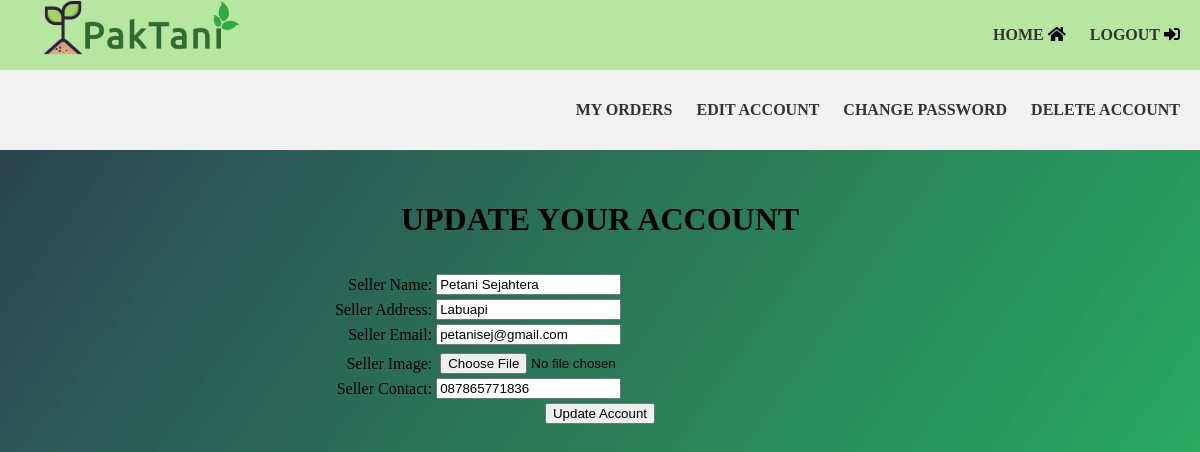
Page /VIEW/USER/PETANI/edit_account.php (signed in) on the committed database.
### tables this page shows
CREATE TABLE `petani` (
  `id_petani` int(11) NOT NULL,
  `nama` varchar(255) NOT NULL,
  `password` varchar(255) NOT NULL,
  `alamat` varchar(255) NOT NULL,
  `no_hp` varchar(255) NOT NULL,
  `email` varchar(255) NOT NULL,
  `gambar` varchar(255) NOT NULL,
  `id_admin` int(11) NOT NULL
);

### CONTROLLER/action_petani.php (called while the page is built, shortened)
<?php
$conn = mysqli_connect("localhost", "root", "", "petanidb");
function thisquery($query)
{
    global $conn;
    $result = mysqli_query($conn, $query);
    $rows  = [];
    while ($row = mysqli_fetch_assoc($result)) {
        $rows[] = $row;
    }
    return $rows;
}

### VIEW/USER/PETANI/edit_account.php (the view, shortened to what this page needs)
<?php
include '../../../CONTROLLER/action_petani.php';
$id = $_SESSION['id'];
$data = thisquery("SELECT * FROM petani WHERE id_petani = $id")[0];
?>
<!DOCTYPE html>
<html>
<head>
	<link rel="stylesheet" href="../../CSS/main.css">
	<link rel="stylesheet" href="https://use.fontawesome.com/releases/v5.8.2/css/all.css">
</head>
<body>
	<div class="subnavbar">
		<div class="logo">
		</div>
		<div class="menu">
			<a href="indexpetani.php">Home</a>
			<i class="fas fa-home"></i>
			<a href="../../../CONTROLLER/logout.php">Logout</a>
			<i class="fas fa-sign-in-alt"></i>
		</div>
	</div>
	<div class="navbar">
		<div class="menu">
			<a href="my_orders.php">My Orders</a>
			<a href="edit_account.php">Edit Account</a>
			<a href="change_pass.php">Change Password</a>
			<a href="delete_account.php">Delete Account</a>
		</div>
	</div>
	<div class="tubuh">
		<br>
		<form action="" method="post" enctype="multipart/form-data">
			<table align="center" width="750">
				<tr align="center">
					<td colspan="6">
						<h2>Update your Account</h2>
					</td>
				</tr>
				<tr>
					<td align="right">Seller Name:</td>
					<td><input type="text" name="nama" id="nama" required value="<?php echo $data["nama"] ?>"></td>
				</tr>
				<tr>
					<td align="right">Seller Address:</td>
					<td><input type="text" name="alamat" id="alamat" required value="<?php echo $data["alamat"] ?>"></td>
				</tr>
				<tr>
					<td align="right">Seller Email:</td>
					<td><input type="text" name="email" id="email" required value="<?php echo $data["email"] ?>"></td>
				</tr>
				<tr>
					<td><input type="hidden" name="password" id="password" required value="<?php echo $data["password"] ?>"></td>
				</tr>
				<tr>
					<td align="right">Seller Image:</td>
					<td>
						<input type="file" name="gambar" id="gambar">
					</td>
				</tr>
				<tr>
					<td align="right">Seller Contact:</td>
					<td><input type="text" name="no_hp" id="no_hp" required value="<?php echo $data["no_hp"] ?>"></td>
				</tr>
				<tr align=" center">
					<td colspan="6"><input type="submit" name="submit" value="Update Account" /></td>
				</tr>
			</table>
		</form>
	</div>
</body>
</html>

### VIEW/CSS/main.css (style rules this page uses)
body { margin: 0; padding: 0; font-family: "montserrat"; background-image: linear-gradient(125deg, #2c3e50, #27ae60, #2980b9, #e74c3c, #8e44ad); background-size: 400% 400%; animation: bganimation 15s infinite; }
h2 { color: BLACK; text-align: center; font-family: "montserrat"; text-transform: uppercase; margin: 30px 0; font-size: 32px; }
.subnavbar { position: relative; height: 70px; overflow: hidden; top: 0; display: flex; align-items: center; background: #b7e6a1; width: 100%; }
.navbar { position: relative; height: 80px; overflow: hidden; top: 0; display: flex; align-items: center; background: #f1f1f1; width: 100%; }
.logo { background: url(../IMAGE/logo.png) no-repeat 50% 50%; background-size: contain; width: 220px; height: 200px; float: left; margin-left: 20px; }
.menu { position: absolute; right: 20px; }
.menu a { color: #333; text-decoration: none; font-weight: 700; margin-left: 20px; transition: color 0.3s; text-transform: uppercase; }

### VIEW/USER/PETANI/edit_account.php (style rules this page uses)
.tubuh { width: 100%; height: 400px; }

### rows in the picture
petani: nama "Petani Sejahtera", alamat "Labuapi", email "petanisej@gmail.com", no_hp "087865771836"
